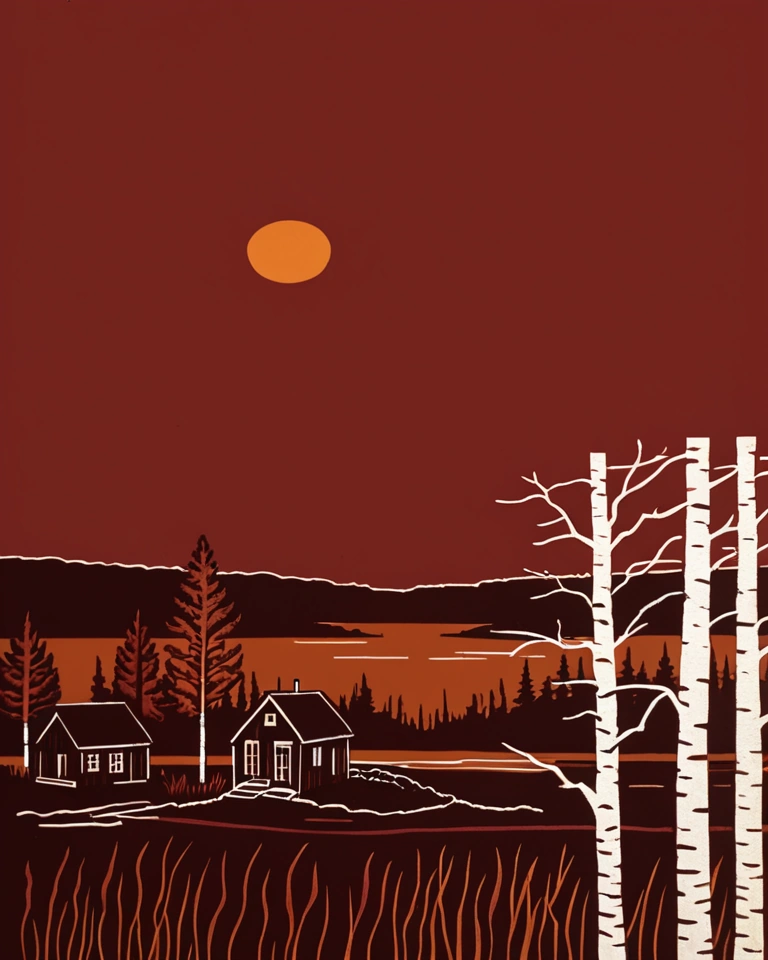
#> input picture images/tomes/essais-ia/tome-2/r2-ete-fonce-jugg-i66-0.webp, 768 x 960 px
$ python trois-encres.py r2-ete-fonce-jugg-i66-0.webp r2-ete-fonce-jugg-i66-1.webp
#> lines starting #> are read from the running program, lines starting #| are printed output that depends on the picture; after the words box and inside, x2 and y2 are one past the last pixel; in counts of white or black regions, pixels touching at a corner belong together
"""Ramener une image générée aux trois encres du tome 2, comme une vraie linogravure en trois passages :
le rouge sang de bœuf #5C1A15, le papier blanc cassé, l'orange #EE7219. Chaque pixel prend l'encre la plus proche
selon sa clarté, sa saturation et sa teinte ; le calcul se fait au double de la taille puis se réduit, pour garder
des bords nets sans escalier. La taille de sortie est celle de l'entrée (on n'agrandit rien). Le rouge garde deux
valeurs (l'encre, et l'encre passée deux fois là où l'image était plus sombre), pour que les collines se détachent
du ciel et que les rondins gardent leurs traits.

    python3 trois-encres.py <entrée> <sortie.png> [x0,y0,x1,y1 ...]

Chaque rectangle donné est d'abord repeint en papier : c'est pour effacer une fausse signature posée sur la neige.
« g5 » ou « d5 » : la marge crème de 5 px à gauche ou à droite est remplacée par la colonne voisine de l'image.
« bx0,y0,x1,y1 » : dans ce rectangle, l'orange devient papier (une vapeur que le générateur a teintée d'orange, et qui
se lirait comme du feu à la cheminée).
"""
import sys
import numpy as np
from PIL import Image

ENCRE = np.array([0x5C, 0x1A, 0x15], float)
PAPIER = np.array([0xF3, 0xEA, 0xDC], float)
ORANGE = np.array([0xEE, 0x72, 0x19], float)

src, out = sys.argv[1], sys.argv[2]
im = Image.open(src).convert("RGB")
#> im is the input picture: PIL image 768x960 RGB; mean R, G, B 107.6, 44.2, 36.2
w, h = im.size
#> w = 768; h = 960
a = np.asarray(im).astype(float)
blancs = []
for r in sys.argv[3:]:
    if r[0] == "b":
        blancs.append(tuple(2 * int(v) for v in r[1:].split(",")))
        continue
    if r[0] in "gd":
        n = int(r[1:])
        if r[0] == "g":
            a[:, :n] = a[:, n:n + 1]
        else:
            a[:, w - n:] = a[:, w - n - 1:w - n]
        continue
    x0, y0, x1, y1 = map(int, r.split(","))
    a[y0:y1, x0:x1] = PAPIER
#> after the loop, blancs = []
big = Image.fromarray(a.astype(np.uint8)).resize((w * 2, h * 2), Image.LANCZOS)
hsv = np.asarray(big.convert("HSV")).astype(float) / 255.0
H, S, V = hsv[..., 0] * 360, hsv[..., 1], hsv[..., 2]
papier = (V > 0.62) & (S < 0.38)
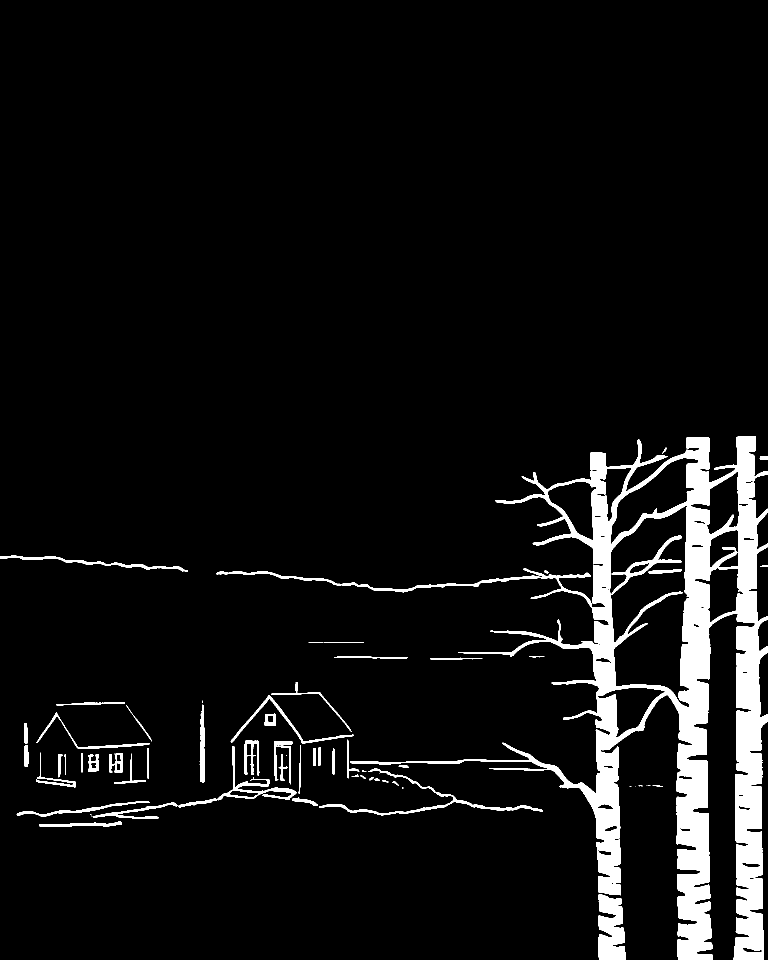
#> papier: shape (1920, 1536) bool (shown at 1/2 size); 6.5% white; 66 white regions (13 under 20 px), largest, box (x1, y1, x2, y2) and area: (433, 873, 1536, 1920) 162516, (1197, 1789, 1252, 1920) 5601, (638, 1537, 1086, 1631) 2863
orange = ~papier & (H > 12) & (H < 52) & (S > 0.45) & (V > 0.72)
#> orange: shape (1920, 1536) bool; 0.71% white; 197 white regions (149 under 20 px), largest, box (x1, y1, x2, y2) and area: (495, 441, 661, 566) 16413, (818, 1533, 1006, 1538) 457, (588, 1281, 735, 1287) 346
for x0, y0, x1, y1 in blancs:
    zone = np.zeros_like(orange)
    zone[y0:y1, x0:x1] = True
    papier |= zone & (orange | (V > 0.55))
    orange &= ~zone
#> this loop made 0 passes
lum = np.asarray(big.convert("L")).astype(float) / 255.0
DOUBLE = np.array([0x33, 0x0C, 0x09], float)
# l'encre passée deux fois : ce qui est franchement sombre, ou plus sombre que son voisinage (un trait, une ombre) ;
# un ciel en dégradé reste d'une seule encre
from PIL import ImageFilter
l2 = lum.copy()
l2[papier | orange] = np.median(lum[~papier & ~orange])       # le blanc et l'orange ne font pas d'ombre autour d'eux
flou = np.asarray(Image.fromarray((l2 * 255).astype(np.uint8)).filter(ImageFilter.GaussianBlur(24))).astype(float) / 255.0
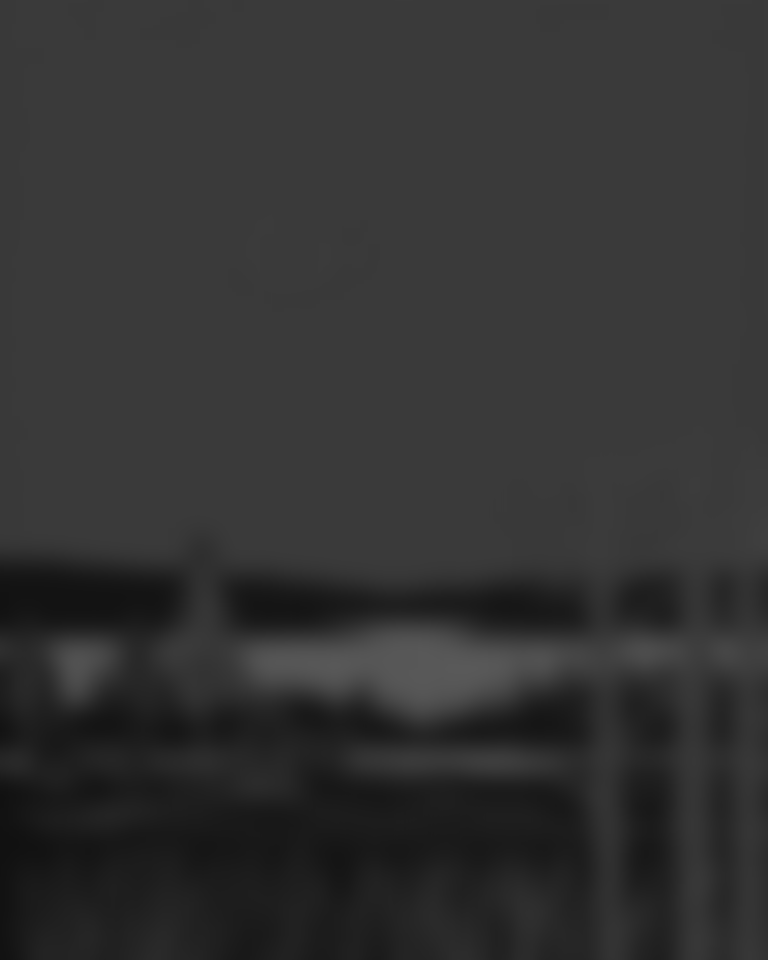
#> flou: shape (1920, 1536) float64 (shown at 1/2 size); min 0.0667, max 0.349, mean 0.198
# le seuil du franchement sombre se règle sur la partie la plus sombre du ciel (le quart du haut), pour qu'un ciel qui
# fonce vers le haut reste d'une seule encre ; le grain du papier est lissé avant de trancher
haut = lum[: lum.shape[0] // 4][~papier[: lum.shape[0] // 4]]
seuil = min(0.115, 0.8 * np.percentile(haut, 5)) if haut.size else 0.115
#> seuil = 0.115
lisse = np.asarray(Image.fromarray((lum * 255).astype(np.uint8)).filter(ImageFilter.GaussianBlur(3))).astype(float) / 255.0
double = ((lisse < seuil) | (lum - flou < -0.05)) & ~papier & ~orange
#> double: shape (1920, 1536) bool; 24.3% white; 762 white regions (619 under 20 px), largest, box (x1, y1, x2, y2) and area: (0, 1117, 1229, 1920) 507251, (242, 1477, 1191, 1661) 67415, (1231, 1523, 1398, 1920) 37154
# la carte des encres (0 encre deux fois, 1 encre, 2 papier, 3 orange), nettoyée des grains isolés par un filtre de mode
carte = np.where(double, 0, 1).astype(np.uint8)
carte[papier] = 2
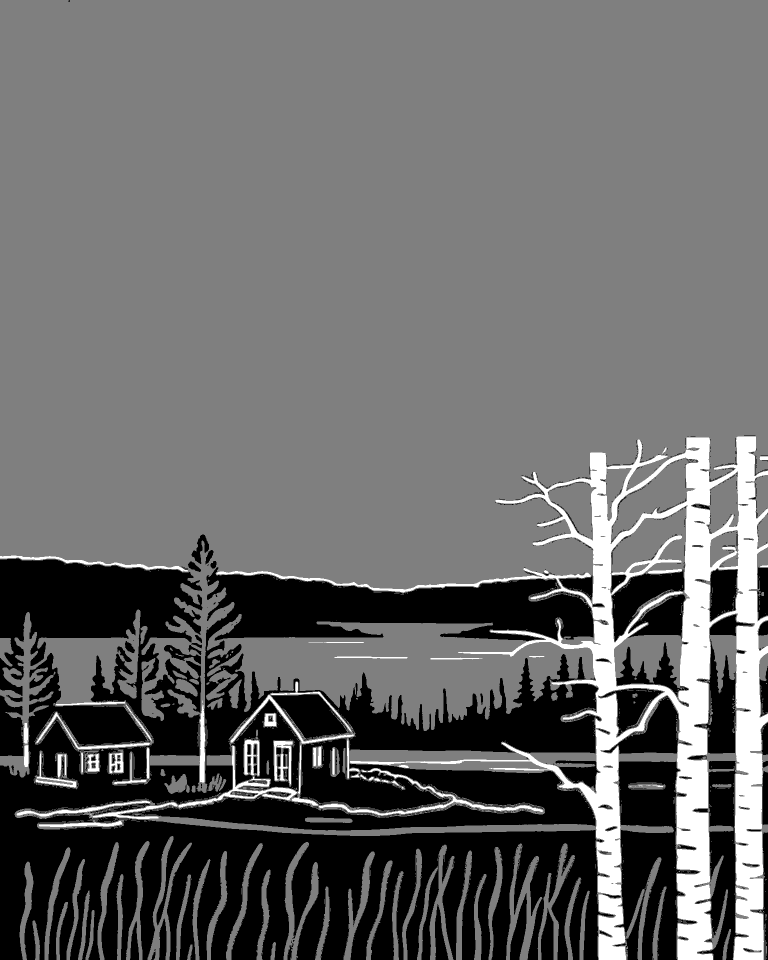
#> carte: shape (1920, 1536) (shown at 1/2 size); min 0, max 2, mean 0.822; drawn with min black and max white
carte[orange] = 3
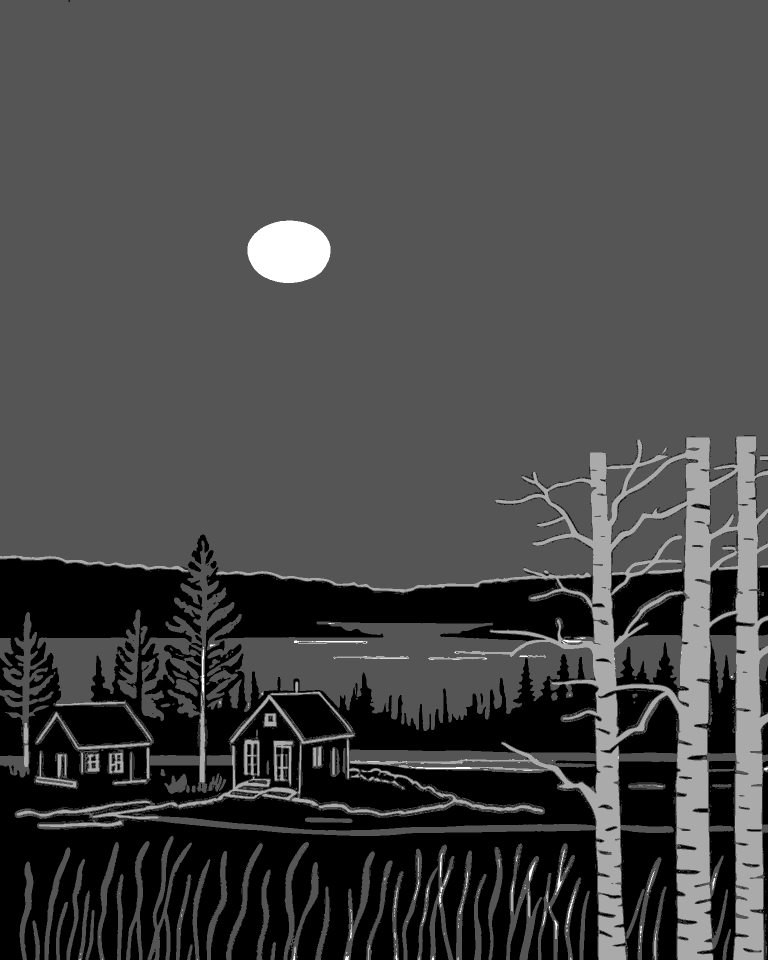
#> carte: shape (1920, 1536) (shown at 1/2 size); 0.71% of pixels changed, all inside (x1, y1, x2, y2) = (149, 441, 1536, 1920); drawn with min black and max white
carte = np.asarray(Image.fromarray(carte * 60).filter(ImageFilter.ModeFilter(7))).astype(int) // 60
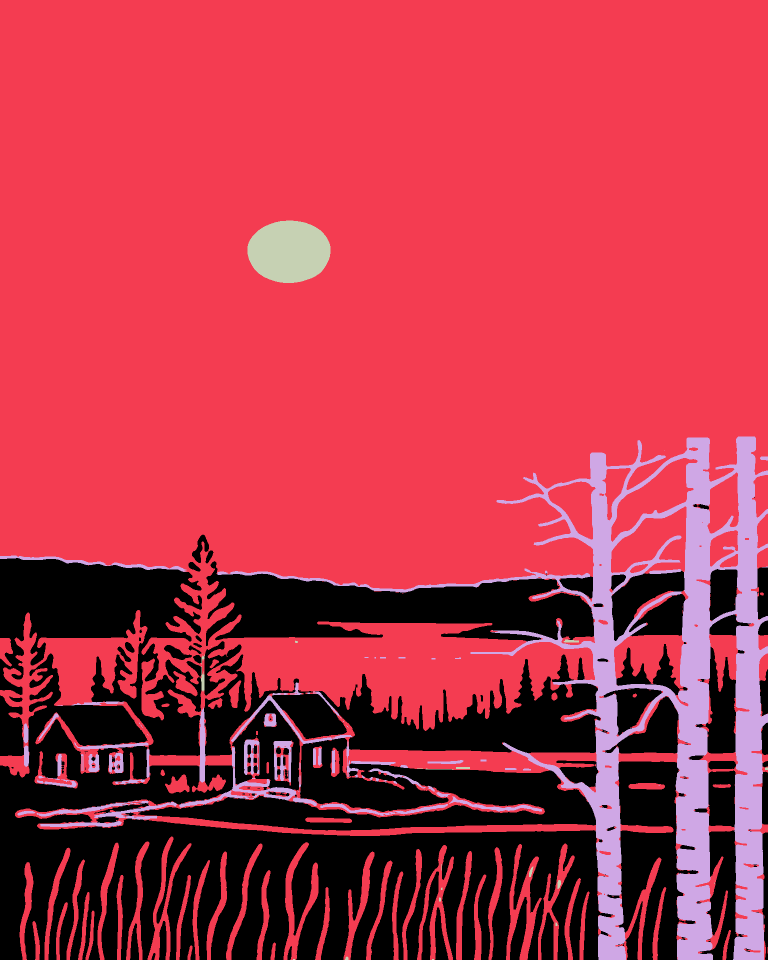
#> carte: shape (1920, 1536) int64 (shown at 1/2 size); 4 distinct labels, from 0 to 3; one colour per label, 0 black
res = np.array([DOUBLE, ENCRE, PAPIER, ORANGE])[carte]
Image.fromarray(res.astype(np.uint8)).resize((w, h), Image.LANCZOS).save(out)
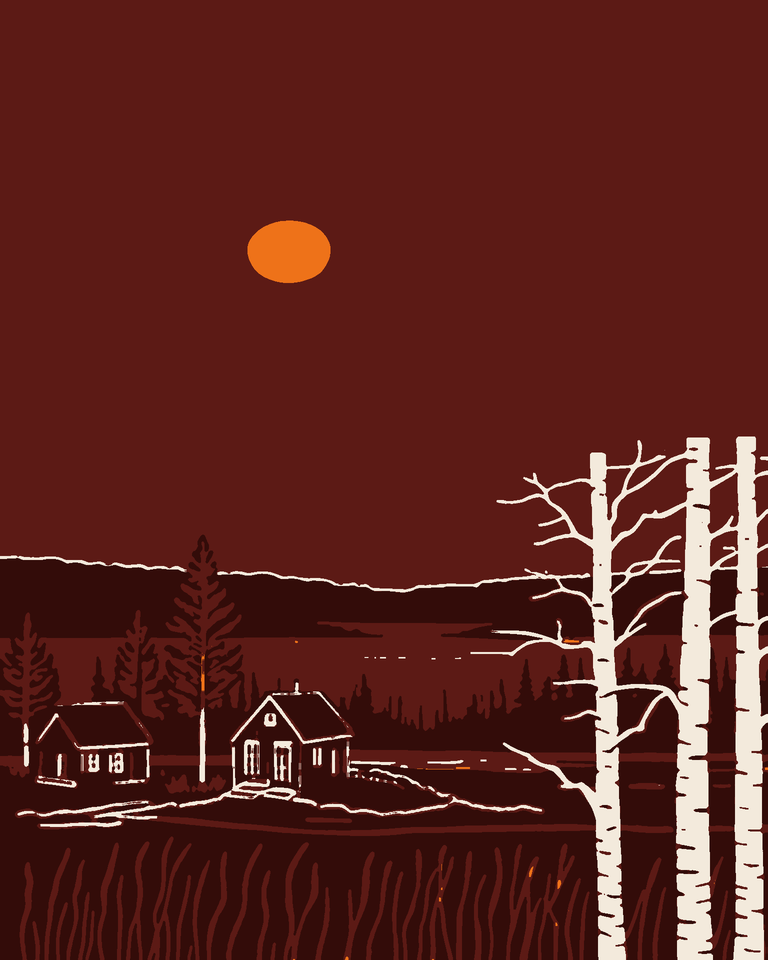
#> saved as r2-ete-fonce-jugg-i66-1.webp: PIL image 768x960 RGB; mean R, G, B 93.2, 37.5, 31.9
print(out, (w, h), f"papier {(carte == 2).mean():.0%}, orange {(carte == 3).mean():.1%}")
#| r2-ete-fonce-jugg-i66-1.webp (768, 960) papier 7%, orange 0.6%

$ run again, on images/tomes/essais-ia/tome-2/r2-soin-flux-i72-0.webp
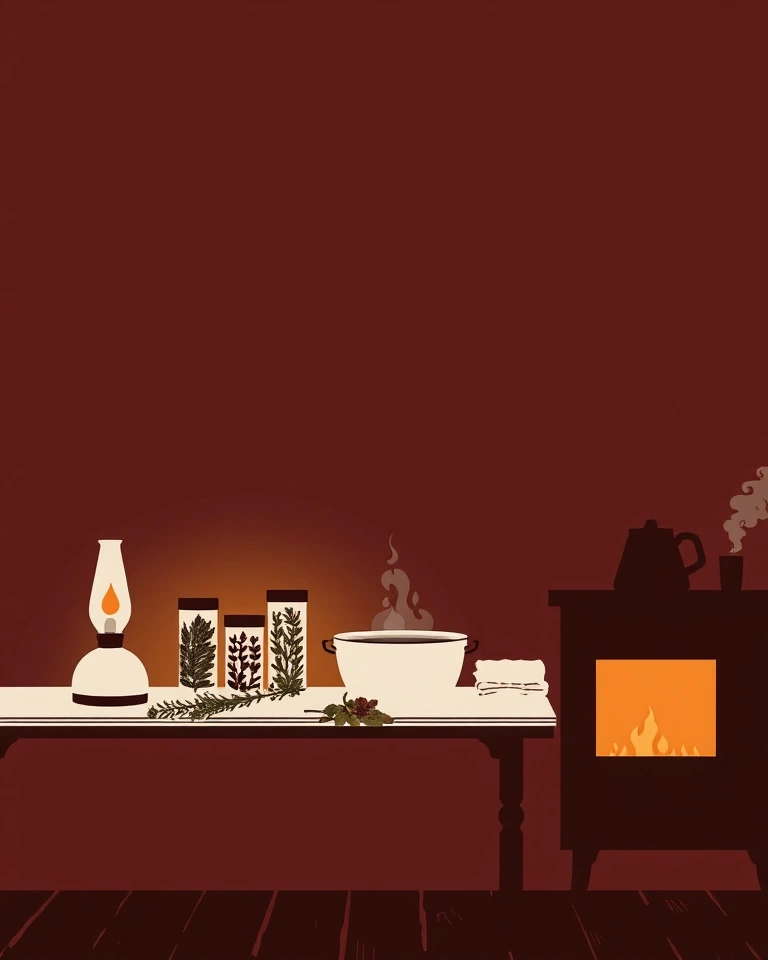
#> input picture images/tomes/essais-ia/tome-2/r2-soin-flux-i72-0.webp, 768 x 960 px
#> im is the input picture: PIL image 768x960 RGB; mean R, G, B 97, 37.3, 29.1
#> after the loop `for r in sys.argv[3:]:`: blancs = []
#> `papier = (V > 0.62) & (S < 0.38)`:
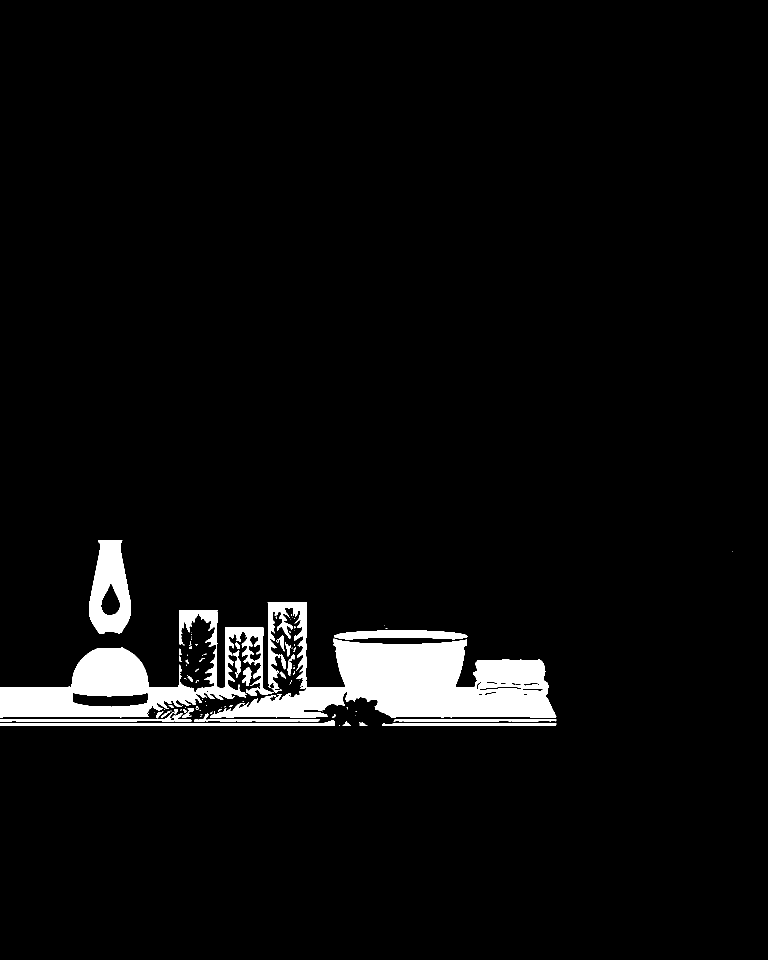
#> papier: shape (1920, 1536) bool (shown at 1/2 size); 4.5% white; 91 white regions (58 under 20 px), largest, box (x1, y1, x2, y2) and area: (420, 1204, 1113, 1435) 66124, (0, 1220, 547, 1435) 37854, (178, 1080, 262, 1267) 10359
#> orange: shape (1920, 1536) bool; 1.6% white; 41 white regions (33 under 20 px), largest, box (x1, y1, x2, y2) and area: (1192, 1320, 1432, 1512) 45823, (203, 1168, 240, 1230) 1449, (527, 1288, 537, 1380) 200
#> seuil = 0.115
#> double: shape (1920, 1536) bool; 15.6% white; 450 white regions (344 under 20 px), largest, box (x1, y1, x2, y2) and area: (0, 1040, 1536, 1920) 339639, (0, 1782, 695, 1920) 89268, (146, 1387, 295, 1412) 2514
#> `Image.fromarray(res.astype(np.uint8)).resize((w, h), Image.LANCZOS).sa..`:
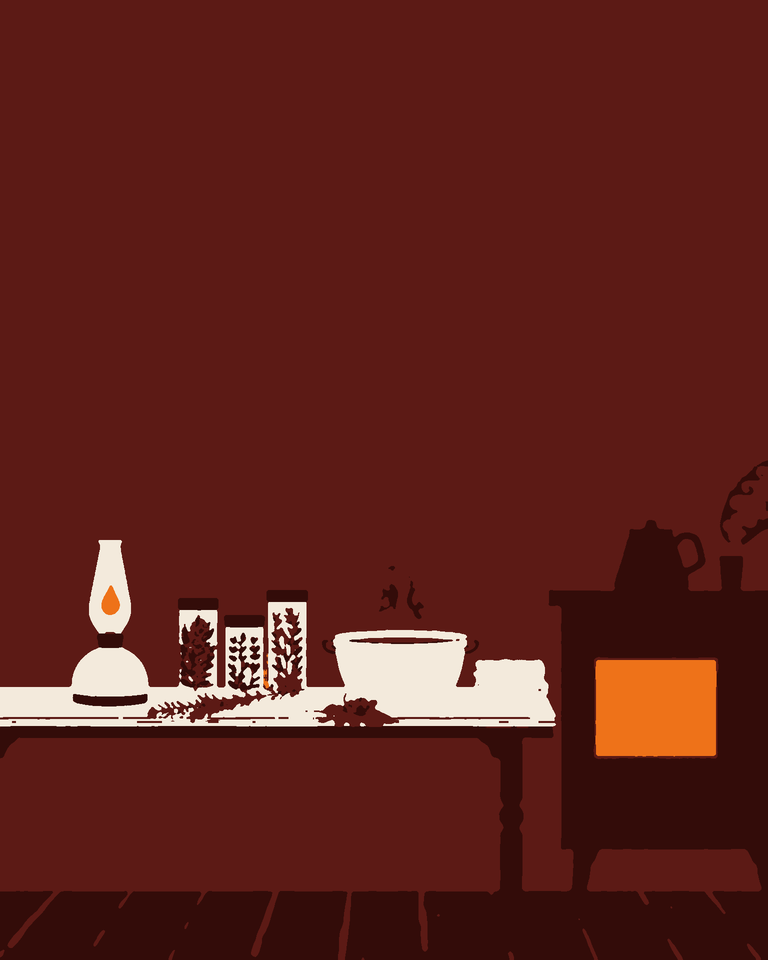
#> saved as r2-soin-flux-i72-0.webp: PIL image 768x960 RGB; mean R, G, B 95.1, 35, 28.5
#| r2-soin-flux-i72-0.webp (768, 960) papier 5%, orange 1.6%
